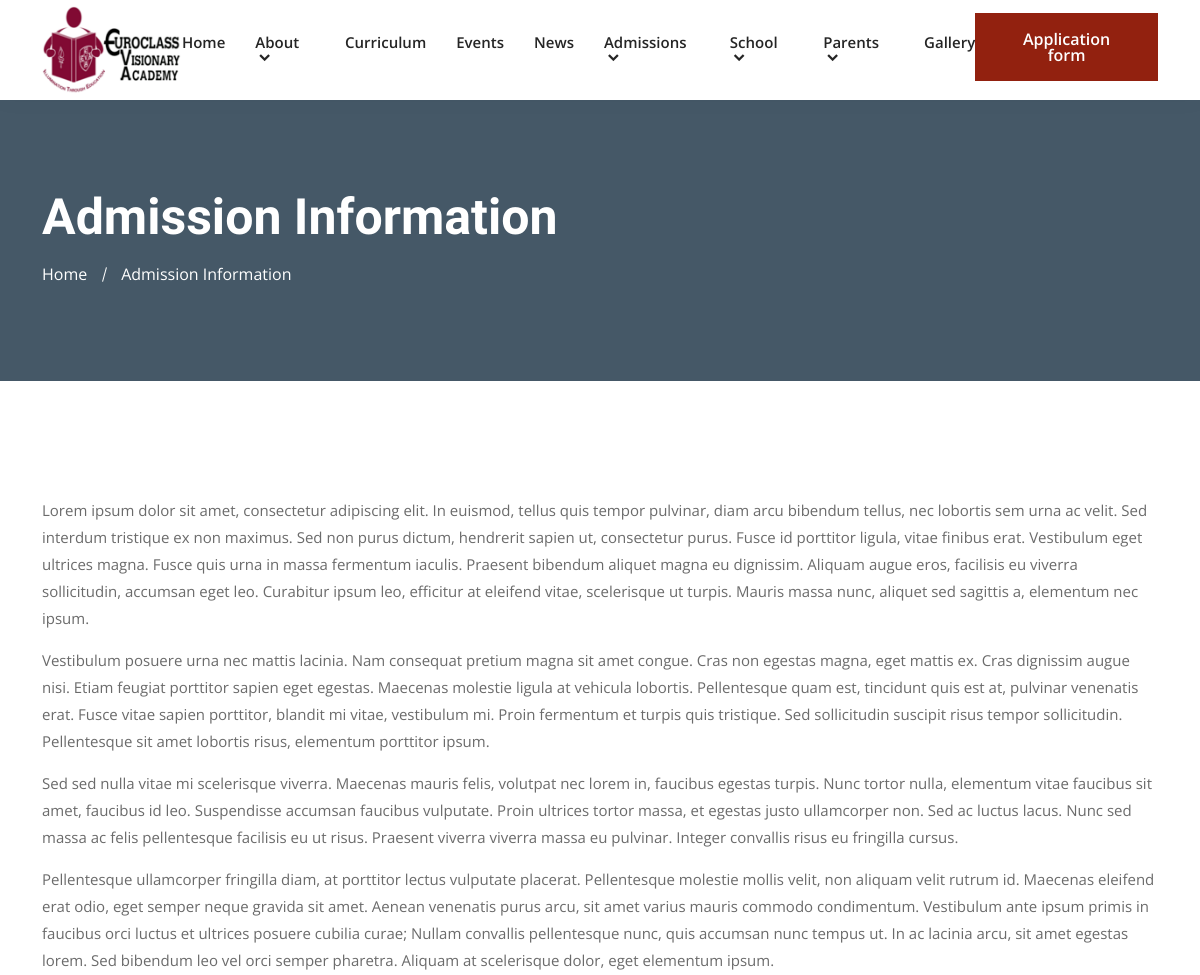
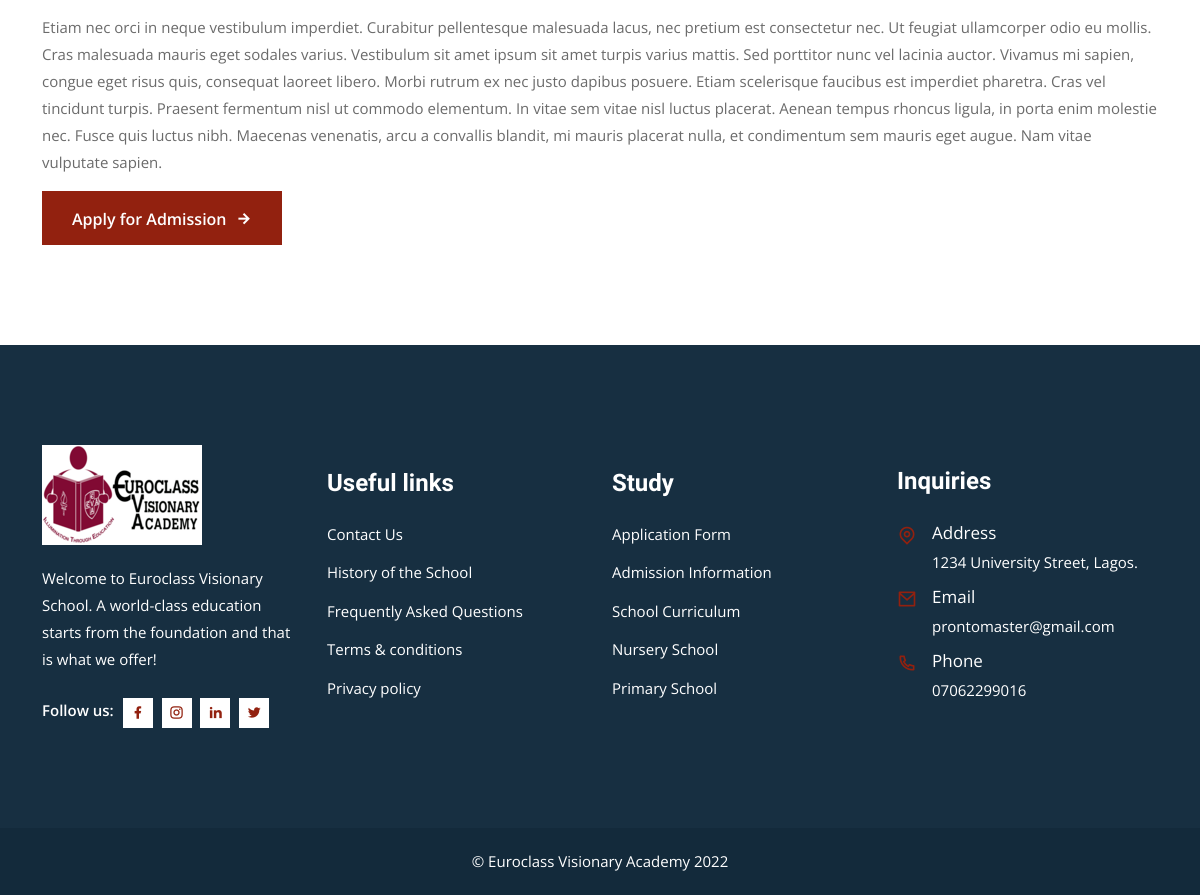
The app's page /admission/ with its own data (2 pictures, top to bottom).
### core/models.py (models this page shows, shortened)
class SchoolContactInfo(models.Model):
    short_information = models.CharField(max_length=150)
    address = models.CharField(max_length=200)
    email = models.EmailField()
    phone_number = models.CharField(max_length=15)
    logo = models.ImageField(upload_to='logo')
    facebook_url = models.URLField(blank=True)
    instagram_url = models.URLField(blank=True)
    twitter_url = models.URLField(blank=True)
    linkedin_url = models.URLField(blank=True)
    class Meta:
        verbose_name = 'School Contact Information'
        verbose_name_plural = 'School Contact Information'

class About(models.Model):
    welcome_note = models.TextField()
    welcome_note_image = models.ImageField(upload_to='about')
    history = RichTextUploadingField()
    history_title = models.CharField(max_length=20)
    history_image = models.ImageField(upload_to='about')
    admission_information = RichTextField()
    admission_information_image = models.ImageField(upload_to='about')
    class Meta:
        verbose_name_plural = 'About'

### core/views.py (the view)
# urls.py: path('admission/', views.admission, name='admission'),
def admission(request):
    return render(request, 'admission.html', {})

### core/context_processors.py (called while the page is built)
def euroclass(request):
    return {
        'about': About.objects.first(),
        'latest_news': News.objects.all()[:3],
        'info': SchoolContactInfo.objects.first(),
    }

### templates/admission.html (shortened to what this page needs)
{% extends "base.html" %}
{% block content %}
<div class="page-title-area bg-6">
    <div class="container">
        <div class="page-title-content">
            <h2>Admission Information</h2>
            <ul>
                <li><a href="{% url 'home' %}">Home</a></li>
                <li class="active">Admission Information</li>
            </ul>
        </div>
    </div>
</div>
<section class="campus-experiences-area ptb-100">
    <div class="container">
        <div class="main-default-content">
            <p class="mb-3">{{ about.admission_information|safe }}</p>
            <a href="{% url 'application' %}" class="default-btn text-white">
                Apply for Admission
                <i class="ri-arrow-right-line"></i>
            </a>
        </div>
    </div>
</section>
{% endblock %}

### templates/base.html (shortened to what this page needs)
<!doctype html>
<html lang="en">
{% load static %}
<head>
    <link rel="stylesheet" href="{% static 'css/bootstrap.min.css' %}">
    <link rel="stylesheet" href="{% static 'css/owl.theme.default.min.css' %}">
    <link rel="stylesheet" href="{% static 'css/owl.carousel.min.css' %}">
    <link href="https://cdn.jsdelivr.net/npm/remixicon@2.2.0/fonts/remixicon.css" rel="stylesheet">
    <link rel="stylesheet" href="{% static 'css/meanmenu.min.css' %}">
    <link rel="stylesheet" href="{% static 'css/animate.min.css' %}">
    <link rel="stylesheet" href="{% static 'css/odometer.min.css' %}">
    <link rel="stylesheet" href="{% static 'css/magnific-popup.min.css' %}">
    <link rel="stylesheet" href="{% static 'css/date-picker.min.css' %}">
    <link rel="stylesheet" href="{% static 'css/app.css' %}">
    <link rel="stylesheet" href="{% static 'css/style.css' %}">
    <link rel="stylesheet" href="{% static 'css/responsive.css' %}">
</head>
<body>
    {% include '_navbar.html' %}
    {% block content %}{% endblock %}
    <footer class="footer-area black-bg-color">
        <div class="container">
            <div class="row align-items-center justify-content-center">
                <div class="col-lg-3 col-sm-6">
                    <div class="single-footer-widget bg-f9f5f1">
                        <a href="index.html" class="logo">
                                <img src="{% if info.logo %}{{ info.logo.url }}{% else %}https://via.placeholder.com/157x48{% endif %}" alt="Image">
                            </a>
                        <p>{{ info.short_information }}</p>
                        <ul class="social-icon">
                            <li>
                                <span>Follow us:</span>
                            </li>
                            <li>
                                <a href="{{ info.facebook_url }}" target="_blank">
                                        <i class="ri-facebook-fill"></i>
                                    </a>
                            </li>
                            <li>
                                <a href="{{ info.instagram_url }}" target="_blank">
                                        <i class="ri-instagram-line"></i>
                                    </a>
                            </li>
                            <li>
                                <a href="{{ info.linkedin_url }}" target="_blank">
                                        <i class="ri-linkedin-fill"></i>
                                    </a>
                            </li>
                            <li>
                                <a href="{{ info.twitter_url }}" target="_blank">
                                        <i class="ri-twitter-fill"></i>
                                    </a>
                            </li>
                        </ul>
                    </div>
                </div>
                <div class="col-lg-3 col-sm-6">
                    <div class="single-footer-widget">
                        <h3>Useful links</h3>
                        <ul class="import-link">
                            <li>
                                <a href="{% url 'contact' %}">Contact Us</a>
                            </li>
                            <li>
                                <a href="{% url 'history' %}">History of the School</a>
                            </li>
                            <li>
                                <a href="{% url 'faq' %}">Frequently Asked Questions</a>
                            </li>
                            <li>
                                <a href="/terms/">Terms & conditions</a>
                            </li>
                            <li>
                                <a href="/privacy/">Privacy policy</a>
                            </li>
                        </ul>
                    </div>
                </div>
                <div class="col-lg-3 col-sm-6">
                    <div class="single-footer-widget">
                        <h3>Study</h3>
                        <ul class="import-link">
                            <li>
                                <a href="application.html">Application Form</a>
                            </li>
                            <li>
                                <a href="{% url 'admission' %}">Admission Information</a>
                            </li>
                            <li>
                                <a href="{% url 'curriculum' %}">School Curriculum</a>
                            </li>
                            <li>
                                <a href="/nursery/">Nursery School</a>
                            </li>
                            <li>
                                <a href="/primary/">Primary School</a>
                            </li>
                        </ul>
                    </div>
                </div>
                <div class="col-lg-3 col-sm-6">
                    <div class="single-footer-widget">
                        <h3>Inquiries</h3>
                        <ul class="address">
                            <li class="location">
                                <i class="ri-map-pin-line"></i>
                                <span>Address</span> {{ info.address }}
                            </li>
                            <li>
                                <i class="ri-mail-line"></i>
                                <span>Email</span>
                                <a href="mailto:{{ info.email }}">{{ info.email }}</a>
                            </li>
                            <li>
                                <i class="ri-phone-line"></i>
                                <span>Phone</span>
                                <a href="tel:{{ info.phone_number }}">{{ info.phone_number }}</a>
                            </li>
                        </ul>
                    </div>
                </div>
            </div>
        </div>
    </footer>
    <div class="copy-right-area">
        <div class="container">
            <p>
                &copy; Euroclass Visionary Academy {% now "Y" %}
            </p>
        </div>
    </div>
</body>
</html>

### templates/_navbar.html (shortened to what this page needs)
<header class="header-area">
    <div class="navbar-area">
        <div class="desktop-nav">
            <div class="container">
                <nav class="navbar navbar-expand-md navbar-light">
                    <a class="navbar-brand" href="{% url 'home' %}">
                            <img src="{% if info.logo %}{{ info.logo.url }}{% else %}https://via.placeholder.com/157x48{% endif %}" alt="logo">
                        </a>
                    <div class="collapse navbar-collapse mean-menu" id="navbarSupportedContent">
                        <ul class="navbar-nav m-auto">
                            <li class="nav-item">
                                <a href="{% url 'home' %}" class="nav-link">Home</a>
                            </li>
                            <li class="nav-item">
                                <a href="#" class="nav-link">
                                    About <i class="ri-arrow-down-s-line"></i>
                                </a>
                            </li>
                            <li class="nav-item">
                                <a href="{% url 'curriculum' %}" class="nav-link">Curriculum</a>
                            </li>
                            <li class="nav-item">
                                <a href="{% url 'events' %}" class="nav-link">Events</a>
                            </li>
                            <li class="nav-item">
                                <a href="{% url 'news' %}" class="nav-link">News</a>
                            </li>
                            <li class="nav-item">
                                <a href="#" class="nav-link">
                                    Admissions <i class="ri-arrow-down-s-line"></i>
                                </a>
                            </li>
                            <li class="nav-item">
                                <a href="#" class="nav-link">
                                    School <i class="ri-arrow-down-s-line"></i>
                                </a>
                            </li>
                            <li class="nav-item">
                                <a href="#" class="nav-link">
                                    Parents <i class="ri-arrow-down-s-line"></i>
                                </a>
                            </li>
                            <li class="nav-item">
                                <a href="{% url 'gallery' %}" class="nav-link">Gallery</a>
                            </li>
                        </ul>
                        <div class="others-options">
                            <ul>
                                <li>
                                    <a href="{% url 'application' %}" class="default-btn">Application form</a>
                                </li>
                            </ul>
                        </div>
                    </div>
                </nav>
            </div>
        </div>
    </div>
</header>

### records on screen
SchoolContactInfo: logo (picture), short_information "Welcome to Euroclass Visionary School. A world-class education starts from the foundation and that is what we offer!", address "1234 University Street, Lagos.", email "prontomaster@gmail.com", phone_number "07062299016"
About: admission_information "Lorem ipsum dolor sit amet, consectetur adipiscing elit. In euismod, tellus quis tempor pulvinar, diam arcu bibendum tellus, nec lobortis sem urna ac velit. Sed interdum tristique ex non maximus. Sed non purus dictum, hendrerit sapien ut, consectetur purus. Fusce id porttitor ligula, vitae finibus erat. Vestibulum eget ultrices magna. Fusce quis urna in massa fermentum iaculis. Praesent bibendum aliquet magna eu dignissim. Aliquam augue eros, facilisis eu viverra sollicitudin, accumsan eget leo. Curabitur ipsum leo, efficitur at eleifend vitae, scelerisque ut turpis. Mauris massa nunc, aliquet sed sagittis a, elementum nec ipsum. Vestibulum posuere urna nec mattis lacinia. Nam consequat…"
